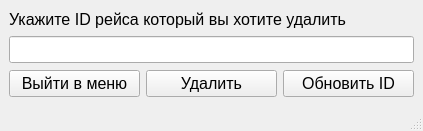
<?xml version="1.0" encoding="UTF-8"?>
<ui version="4.0">
 <class>MainWindow</class>
 <widget class="QMainWindow" name="MainWindow">
  <property name="enabled">
   <bool>true</bool>
  </property>
  <property name="geometry">
   <rect>
    <x>0</x>
    <y>0</y>
    <width>423</width>
    <height>131</height>
   </rect>
  </property>
  <property name="sizePolicy">
   <sizepolicy hsizetype="Maximum" vsizetype="Preferred">
    <horstretch>0</horstretch>
    <verstretch>0</verstretch>
   </sizepolicy>
  </property>
  <property name="maximumSize">
   <size>
    <width>1000</width>
    <height>1000</height>
   </size>
  </property>
  <property name="font">
   <font>
    <pointsize>12</pointsize>
   </font>
  </property>
  <property name="windowTitle">
   <string>Удаление рейса</string>
  </property>
  <property name="windowIcon">
   <iconset>
    <normaloff>icon.png</normaloff>icon.png</iconset>
  </property>
  <widget class="QWidget" name="centralwidget">
   <layout class="QGridLayout" name="gridLayout">
    <item row="2" column="0">
     <widget class="QPushButton" name="pushButton_exit_from_delete">
      <property name="text">
       <string>Выйти в меню</string>
      </property>
     </widget>
    </item>
    <item row="2" column="1">
     <widget class="QPushButton" name="pushButton_delete">
      <property name="text">
       <string>Удалить</string>
      </property>
     </widget>
    </item>
    <item row="2" column="2">
     <widget class="QPushButton" name="pushButton_update_id">
      <property name="text">
       <string>Обновить ID</string>
      </property>
     </widget>
    </item>
    <item row="1" column="0" colspan="3">
     <widget class="QLineEdit" name="lineEdit_delete">
      <property name="sizePolicy">
       <sizepolicy hsizetype="Minimum" vsizetype="Fixed">
        <horstretch>0</horstretch>
        <verstretch>0</verstretch>
       </sizepolicy>
      </property>
     </widget>
    </item>
    <item row="0" column="0" colspan="3">
     <widget class="QLabel" name="label">
      <property name="sizePolicy">
       <sizepolicy hsizetype="Minimum" vsizetype="Fixed">
        <horstretch>0</horstretch>
        <verstretch>0</verstretch>
       </sizepolicy>
      </property>
      <property name="text">
       <string>Укажите ID рейса который вы хотите удалить</string>
      </property>
     </widget>
    </item>
   </layout>
  </widget>
  <widget class="QStatusBar" name="statusbar"/>
 </widget>
 <resources/>
 <connections/>
</ui>
